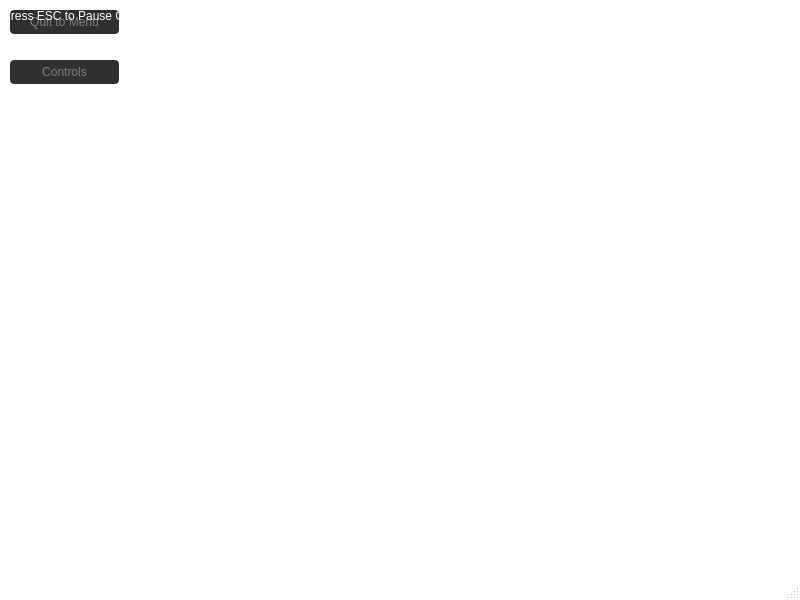
<?xml version="1.0" encoding="UTF-8"?>
<ui version="4.0">
 <class>Interface</class>
 <widget class="QMainWindow" name="Interface">
  <property name="geometry">
   <rect>
    <x>0</x>
    <y>0</y>
    <width>800</width>
    <height>600</height>
   </rect>
  </property>
  <property name="windowTitle">
   <string>Interface</string>
  </property>
  <property name="styleSheet">
   <string notr="true">QMainWindow {
	background-color: #ffffff; /* set global background color */
}

QWidget {
	color: #ffffff; /* set global text color to white */
}

QAbstractButton {
	padding: 4px; /* Add padding between the text and the border */
	border-radius: 4px;
	background-color: #ff8000; /* make push buttons orange */
}

QAbstractButton:hover {
	background-color: #ffa010; /* make push buttons a slightly brighter shade of orange when hovering over */
}

QAbstractButton:pressed {
	background-color: #d07000; /* make push buttons a darker shade of orange when pressed */
}

QAbstractButton:disabled {
	background-color: #303030; /* make push buttons a very dark shade of grey when disabled */
	color: #808080 /* grey out the text */
}

QAbstractButton:checked {
	background-color: #804000; /* make push buttons a darker shade of orange when checked */
}

QAbstractButton:checked:hover {
	background-color: #994d00; /* make push buttons a darker shade of orange when checked and hovered */
}

QAbstractButton:checked:pressed {
	background-color: #663300; /* make push buttons a darker shade of orange when checked and pressed */
}


QProgressBar {
	border-radius: 2px; /* progress bars are thinner thus use a tighter radius */
	background-color: #a0a0a0; /* progress bars are a light gray by default */
}

QProgressBar:chunk {
	border-radius: 2px;
	background-color: #ff8000; /* this assigns an orange color to the &quot;filled&quot; portion of a progress bar */
}

QSpinBox {
	background-color: #ffffff; /* set the background of the QSpinBox to the same shade of dark gray as the globa background */
	border: 1px solid #a0a0a0; /* a light gray border around three sides */
	border-bottom-color: #808080; /* the bottom side is overriden by a slightly lighter gray */
	border-radius: 4px;
}

QSpinBox:focus {
	border-bottom-color: #ff8000; /* set the bottom border to orange when typing */
}

QSpinBox::up-button {
	subcontrol-origin: border;
	subcontrol-position: top right; /* position at the top right corner */

	width: 16px; /* 16 + 2*1px border-width = 15px padding + 3px parent border */
	margin: 1px; /* stop the up button from hiding the spin box's border */
	border: none; /* no border */
	border-top-right-radius: 4px;
	image: url(:/arrows/assets/images/widget-elements/up-arrow.png);
}

QSpinBox::up-button:hover {
	background-color: #f0f0f0; /* make the up button a lighter shade of gray when hovering over  */
}

QSpinBox::up-button:pressed {
	background-color: #c0c0c0; /* make the up button a darker shade of gray when pressed down  */
}

QSpinBox::down-button {
	subcontrol-origin: border;
	subcontrol-position: bottom right; /* position at bottom right corner */

	width: 16px;
	margin: 1px; /* stop the down button from hiding the spin box's border */
	border: none;  /* no border */
	border-bottom-right-radius: 4px;
	image: url(:/arrows/assets/images/widget-elements/down-arrow.png);
}

QSpinBox::down-button:hover {
	background-color: #f0f0f0; /* make the down  button a lighter shade of gray when hovering over  */
}

QSpinBox::down-button:pressed {
	background-color: #c0c0c0; /* make the up button a darker shade of gray when pressed down  */
}

QLineEdit {
	background-color: #ffffff;; /* set the background of the QLineEdit to the same shade of dark gray as the globa background */
	border: 1px solid #a0a0a0; /* a dark gray border around three sides */
	border-bottom-color: #808080; /* the bottom side is overriden by a slightly lighter gray */
	border-radius: 4px;
}

QLineEdit:focus {
	border-bottom-color: #ff8000; /* set the bottom border to orange when typing */
}

QSlider {
	margin: 8px; /* stop the handle from clipping the layout when at the ends */
}

QSlider::groove {
	border: none; /* remove the border for the groove of the slider */
}

QSlider::groove:horizontal {
	min-height: 4px; /* set the size of the horizontal groove */
	max-height: 4px; /* set the size of the horizontal groove */
	height: 4px; /* set the size of the horizontal groove */
}

QSlider::groove:vertical {
	min-width: 4px; /* set the size of the vertical groove */
	max-width: 4px; /* set the size of the vertical groove */
	width: 4px; /* set the size of the vertical groove */
}

QSlider::add-page {
	background-color: #404040; /* set the color of the unfilled part of the slider to a light gray */
	border-radius: 2px; /* sliders are thinner thus use a tighter radius */
}

QSlider::sub-page {
	background-color: #ff8000; /* set the color of the filled part of the slider to orange */
	border-radius: 2px; /* sliders are thinner thus use a tighter radius */
}

QSlider::handle {
	border: 2px solid #e0e0e0; /* set the border of the handle */
	border-radius: 8px; /* make the handle a circle, this is 12 + 2 * 2 */
	margin: -6px; /* allow the handle to extend out of the groove*/
	background-color: #ff8000; /* set the color of the filled part of the slider to orange */
	width: 12px; /* set the size of the handle */
	height: 12px;
}

QInputDialog {
	background-color: #ffffff;
	padding: 4px;
}</string>
  </property>
  <widget class="QWidget" name="centralwidget">
   <widget class="QLabel" name="ground">
    <property name="geometry">
     <rect>
      <x>190</x>
      <y>460</y>
      <width>311</width>
      <height>81</height>
     </rect>
    </property>
    <property name="text">
     <string>Ground Label</string>
    </property>
   </widget>
   <widget class="QLabel" name="pauseLabel">
    <property name="enabled">
     <bool>true</bool>
    </property>
    <property name="geometry">
     <rect>
      <x>0</x>
      <y>-20</y>
      <width>801</width>
      <height>601</height>
     </rect>
    </property>
    <property name="font">
     <font>
      <pointsize>50</pointsize>
     </font>
    </property>
    <property name="text">
     <string>PAUSED</string>
    </property>
    <property name="alignment">
     <set>Qt::AlignCenter</set>
    </property>
   </widget>
   <widget class="QPushButton" name="controlsButton">
    <property name="enabled">
     <bool>false</bool>
    </property>
    <property name="geometry">
     <rect>
      <x>10</x>
      <y>60</y>
      <width>109</width>
      <height>24</height>
     </rect>
    </property>
    <property name="text">
     <string>Controls</string>
    </property>
   </widget>
   <widget class="QPushButton" name="quitButton">
    <property name="enabled">
     <bool>false</bool>
    </property>
    <property name="geometry">
     <rect>
      <x>10</x>
      <y>10</y>
      <width>109</width>
      <height>24</height>
     </rect>
    </property>
    <property name="text">
     <string>Quit to Menu</string>
    </property>
   </widget>
   <widget class="QLabel" name="escLabel">
    <property name="geometry">
     <rect>
      <x>0</x>
      <y>0</y>
      <width>151</width>
      <height>31</height>
     </rect>
    </property>
    <property name="text">
     <string>Press ESC to Pause Game</string>
    </property>
    <property name="alignment">
     <set>Qt::AlignCenter</set>
    </property>
   </widget>
  </widget>
  <widget class="QMenuBar" name="menubar">
   <property name="geometry">
    <rect>
     <x>0</x>
     <y>0</y>
     <width>800</width>
     <height>21</height>
    </rect>
   </property>
  </widget>
  <widget class="QStatusBar" name="statusbar"/>
 </widget>
 <resources/>
 <connections/>
</ui>
